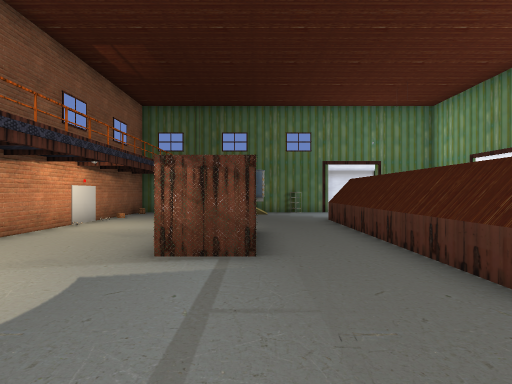
[1] (above)

14 first-person views from a walk through a 3-D level made in the Godot game engine. The camera is 1.4 m above the floor, looks level and sees 80° across. The floor is counted in squares, 2 m on a side. Each view is taken from the middle of a square. On the plan, view 1 faces up. The plan holds only what a view shows up to about 10 squares ahead; the rest is blank. The place goes on beyond the plan. Some surface patterns are stand-ins.

[2]
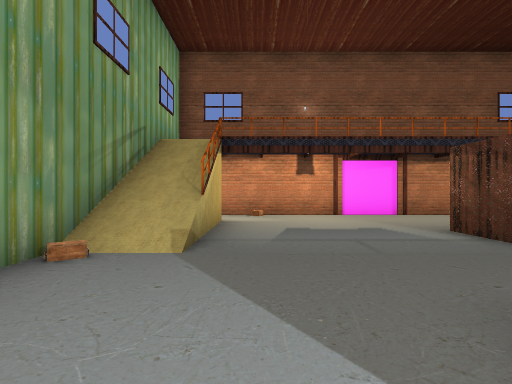

[3]
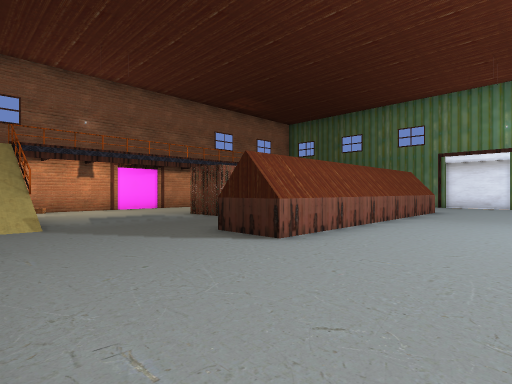

[4]
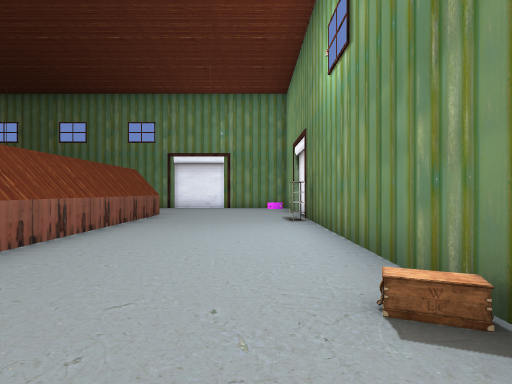

[5]
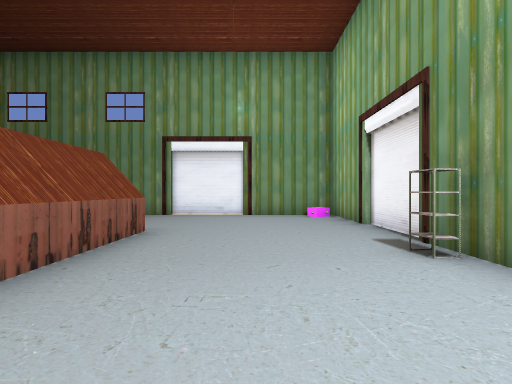

[6]
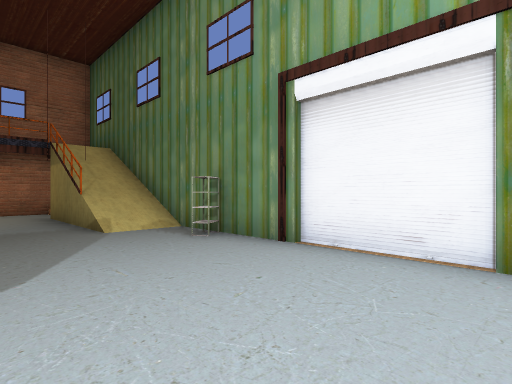

[7]
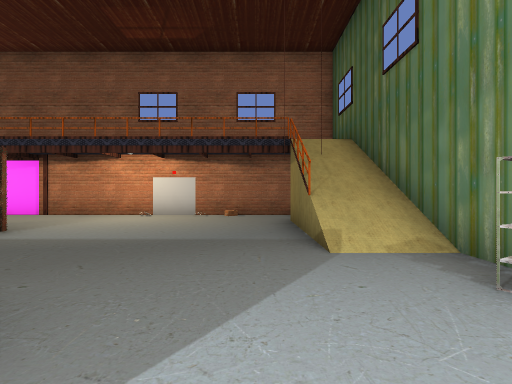

[8]
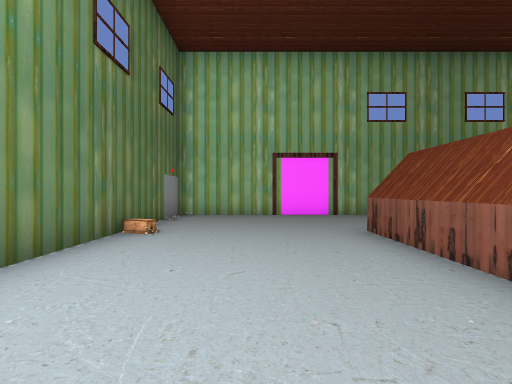

[9]
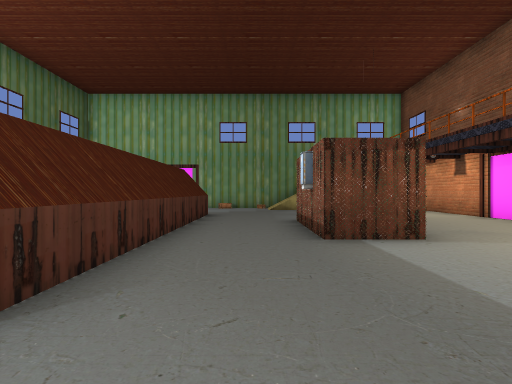

[10]
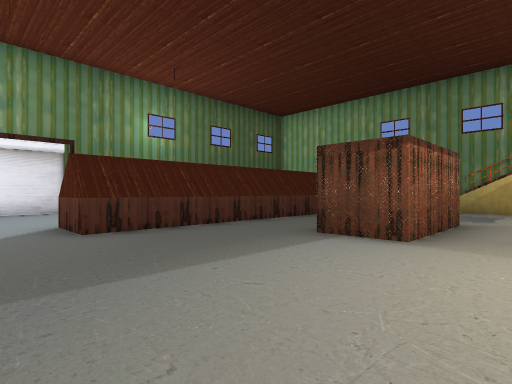

[11]
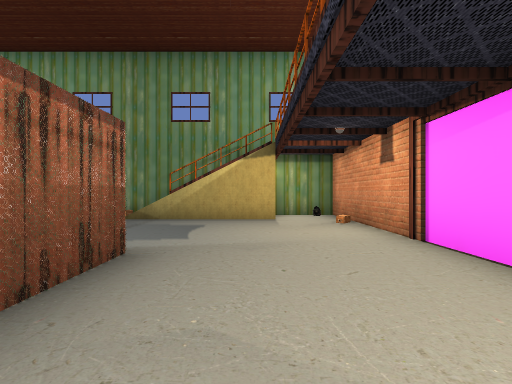

[12]
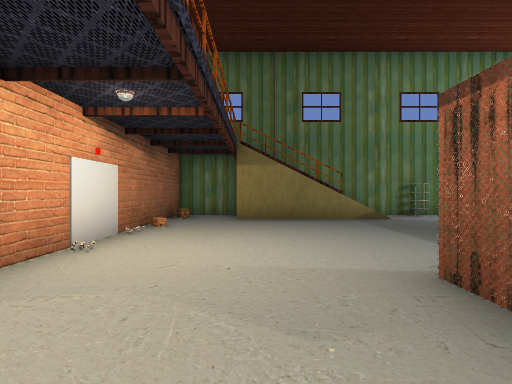

[13]
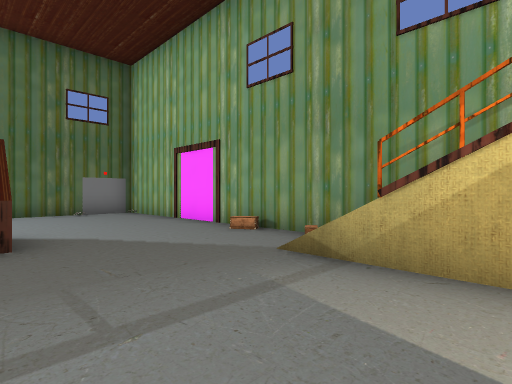

[14]
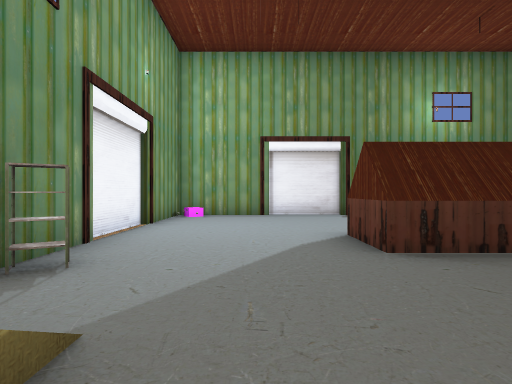

### Floor plan
Key: @ floor where view 1 was taken; # wall or solid block; . floor; / step, stairs or slope; D closed door; B block; S shed; R rack; O other object.
Columns run from 6 left of view 1 to 9 right of it. Each row starts with its distance up from view 1.
 15 ## #############
 14 #..////.R......#
 13 #..#///........#
 12 #..............#
 11 #..............#
 10 #........##....#
  9 #........##....#
  8 #........##...R#
  7 #....BS..##....#
  6 #....#O..##....#
  5 DD...##..##....#
  4 DD.......##....#
  3 #........##....#
  2 #..............#
  1 #/.............
  0 #..///@........#
 -1 #..//////.DD...#
 -2 ##########  ####

Positions as (right, up) in squares from view 1, and headings:
1: (0, 0), facing up
2: (4, 1), facing left
3: (7, -1), facing up-left
4: (7, 1), facing up
5: (6, 5), facing up
6: (6, 11), facing up-left
7: (4, 12), facing left
8: (6, 8), facing down
9: (1, 12), facing down
10: (-3, 12), facing down-right
11: (-3, 8), facing down
12: (-3, 5), facing up
13: (-2, 3), facing down-right
14: (-1, 12), facing right
